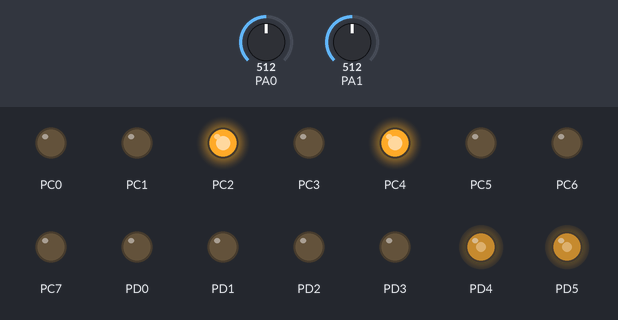
Bench run of a program on a simulated ATmega16, built with avr-gcc and emulated at 16 MHz. On the bench: output pins drawn as LEDs (lit = HIGH). The inputs (shaded band) are chosen by the test bench; at power-on: PA0 = 512, PA1 = 512.

Above: at 1.2 s.
1.3 s: PA0 set to 716
At 1.7 s:
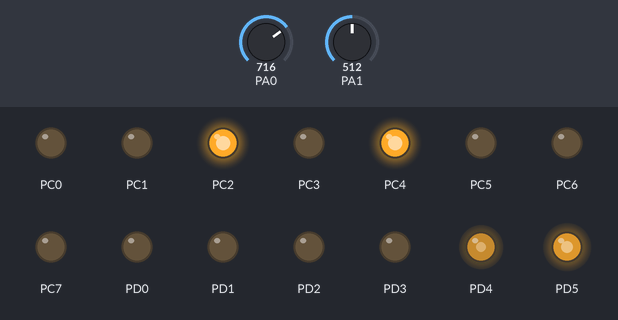
2.8 s: PA1 set to 716
At 4.0 s:
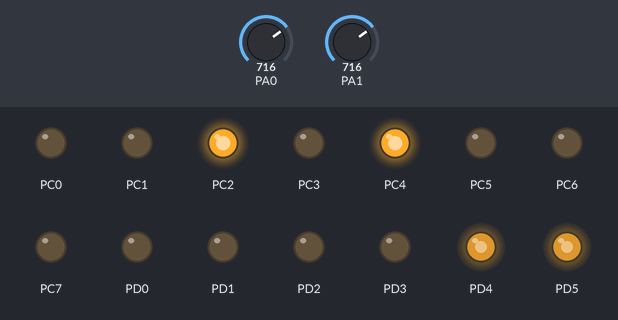
4.3 s: PA0 set to 900
At 5.1 s:
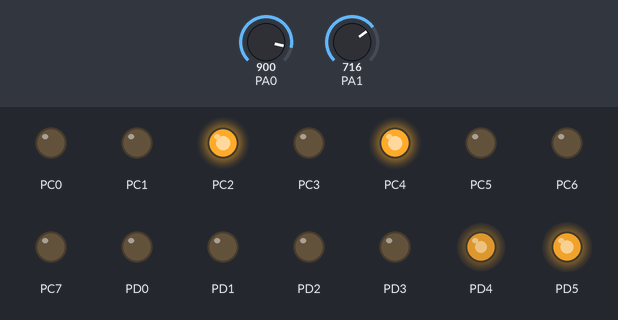
5.8 s: PA1 set to 900
At 6.4 s:
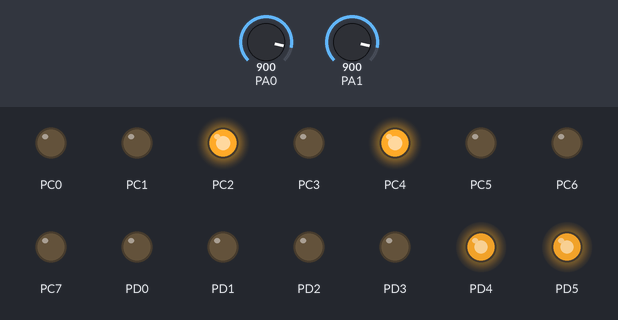
7.3 s: PA0 set to 511
At 8.5 s:
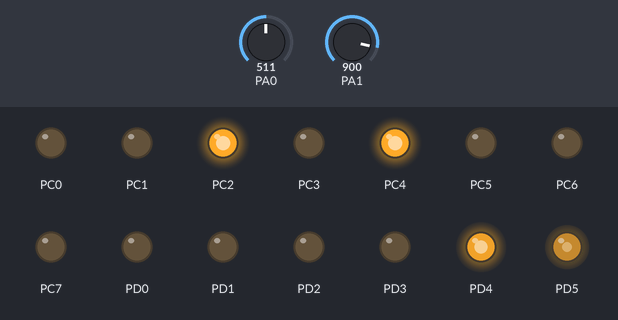
8.8 s: PA1 set to 122
At 9.8 s:
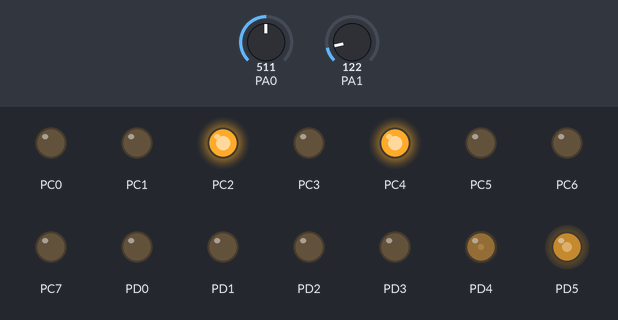
Timing chart, 0 to 11.3 s (numbered marks = the images above; inputs shaded):
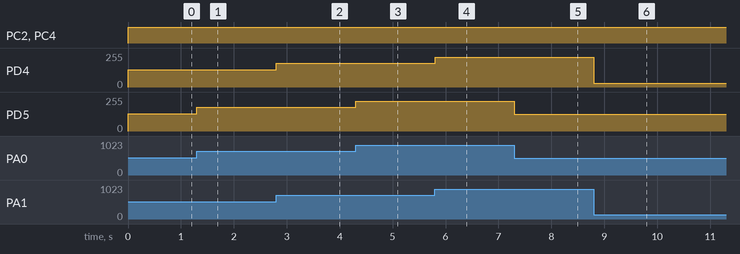

The program:

MotorPWMTimerADC.c
```c
/*
 * MotorPWMTimerADC.c
 *
 * Created: 11-Dec-14 8:07:21 PM
 *  Author: Shashwat Gupta
 */

#define F_CPU 16000000UL
#include <avr/io.h>
#include <util/delay.h>

int main(void)
{
	int i;
	int a[2];
	DDRA=0;
	DDRC=255;
	PORTC=1<<PC2|1<<PC4;
	DDRD=255;
	ADCSRA=1<<ADEN|1<<ADPS0|1<<ADPS1|1<<ADPS2;
	TCCR1A=1<<WGM10|1<<WGM11|1<<COM1A1|1<<COM1B1;
	TCCR1B=1<<WGM12|1<<CS11|1<<CS10;//|1<<CS12;
	TCNT1=0;
	OCR1A=0;
	OCR1B=0;
	while(1)
	{
		ADMUX=1<<REFS0;
		for(i=0;i<2;ADMUX++,i++)
		{
			ADCSRA|=1<<ADSC;
			while(ADCSRA&(1<<ADSC));
			a[i]=ADC;
		}
		OCR1A=a[0];
		OCR1B=a[1];
	}
}
```

Measured:
- after the input at 1.3 s, PD5: 128/255 → 178/255 at once
- after the input at 2.8 s, PD4: 128/255 → 178/255 at once
- after the input at 4.3 s, PD5: 178/255 → 224/255 at once
- after the input at 5.8 s, PD4: 178/255 → 224/255 at once
- after the input at 7.3 s, PD5: 224/255 → 127/255 at once
- after the input at 8.8 s, PD4: 224/255 → 30/255 at once
